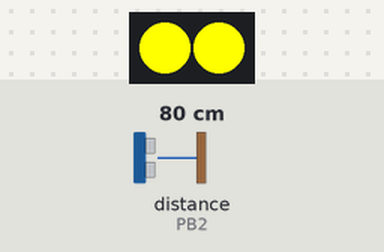
Bench run of a sketch on a simulated ATtiny85, built with avr-gcc and run on an emulated ATtiny85. Shown: 2 RGB LEDs in strip order, left to right. Wiring (inferred from the names in the program): ultrasonic range finder: trigger PB3; echo PB2. The inputs (shaded band) are chosen by the test bench; at power-on: distance to the obstacle (sensor on PB2) 80 cm. The echo pulse lasts 58.3 µs per cm.

Above: at 1.3 s.
1.4 s: distance to the obstacle (sensor on PB2) set to 71 cm
2.9 s: distance to the obstacle (sensor on PB2) set to 65 cm
At 3.4 s:
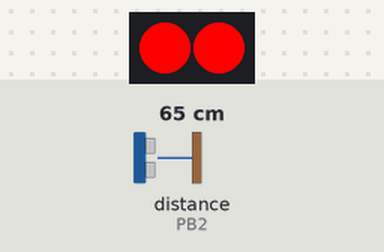
5.9 s: distance to the obstacle (sensor on PB2) set to 120 cm
At 6.5 s:
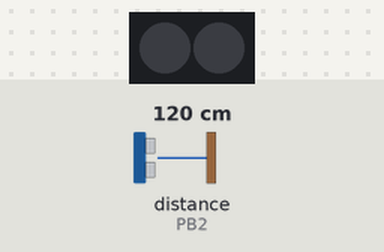
7.5 s: distance to the obstacle (sensor on PB2) set to 97 cm
At 8.5 s:
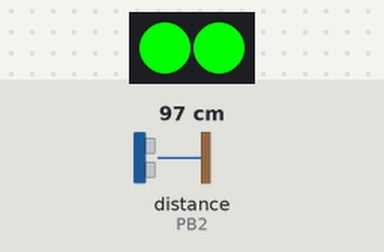
9.0 s: distance to the obstacle (sensor on PB2) set to 2 cm
At 10.2 s:
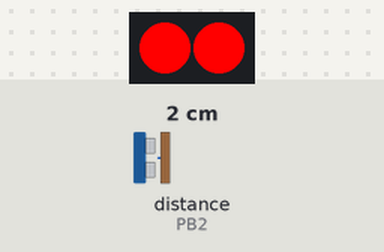
10.6 s: distance to the obstacle (sensor on PB2) set to 250 cm
At 12.0 s:
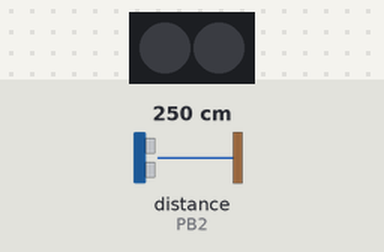
Timing chart, 0 to 13.1 s (numbered marks = the images above; inputs shaded):
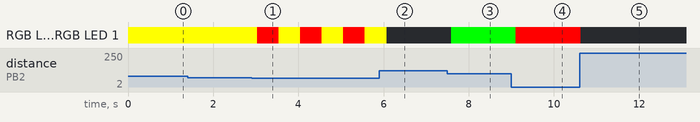

The sketch:

UltraSonic.ino
```cpp
#include <Adafruit_NeoPixel.h>
#define PIN 1
#define TRIG 3
#define ECHO 2
#define NUMPIXELS 2
#define MILLISBEFORESLEEP 10000

Adafruit_NeoPixel pixels = Adafruit_NeoPixel(NUMPIXELS, PIN, NEO_GRB + NEO_KHZ800);
uint8_t sensorState = 0;  //0=Sleep, No object, 1= Object in sensing range, 2= Object at desired distance, 3=Sleep, object at desired range
uint32_t timeToSleep = 0;
void setup()
{
	//Set Pins 0 and 1 as outputs.
	//Some Digisparks have a built-in LED on pin 0, while some have it on
	//pin 1. This way, we can all Digisparks.
  pinMode(ECHO, INPUT);
  pinMode(TRIG, OUTPUT);
  pixels.begin();


}
void loop()
{
  float duration, distance;
  static int cycle=0;
  int ii=0;
  uint32_t cycleMillis = millis();
  uint8_t colorToShow[3] = {0,0,0};
  cycle=!cycle;
  digitalWrite(TRIG, LOW);
  delayMicroseconds(2);
  digitalWrite(TRIG, HIGH);
  delayMicroseconds(10);
  digitalWrite(TRIG, LOW);

  duration = pulseIn(ECHO, HIGH);
  distance = (duration*.0343)/2;
	//Set the LED pins to HIGH. This gives power to the LED and turns it on
  for(int i=0;i<NUMPIXELS;i++){
    if(distance>100){
      colorToShow[0] = 0;
      colorToShow[1] = 0;
      colorToShow[2] = 0;
    }
    else if(distance>80){
      timeToSleep = cycleMillis + MILLISBEFORESLEEP;
      colorToShow[0] = 0;
      colorToShow[1] = 0xFF;
      colorToShow[2] = 0;
    }
    else if(distance>65){
      timeToSleep = cycleMillis + MILLISBEFORESLEEP;
      colorToShow[0] = 0xFF;
      colorToShow[1] = 0xFF;
      colorToShow[2] = 0;
    }else{
      colorToShow[0] = 0xFF;
      colorToShow[1] = 0;
      colorToShow[2] = 0;
    }
  }
  if(cycleMillis>timeToSleep){
      colorToShow[0] = 0;
      colorToShow[1] = 0;
      colorToShow[2] = 0;
  }

  for(int i=0;i<NUMPIXELS;i++){
    pixels.setPixelColor(i,colorToShow[0],colorToShow[1],colorToShow[2]);
  }
  //DigiKeyboard.println(distance);
	//Wait for a second
  pixels.show();
	delay(500);
}
```

Measured:
- the behaviour switches between 66 and 65 cm on distance to the obstacle (sensor on PB2) (found by bisection; images 0 and 1)
- after the input at 1.4 s, every drawn part: stays the same
- after the input at 2.9 s, RGB LED 0, RGB LED 1: alternates RGB(255, 255, 0) for 0.50 s and RGB(255, 0, 0) for 0.50 s, starting after 0.14 s
- after the input at 7.5 s, RGB LED 0, RGB LED 1: off → RGB(0, 255, 0) after 0.09 s
- after the input at 9.0 s, RGB LED 0, RGB LED 1: RGB(0, 255, 0) → RGB(255, 0, 0) after 0.11 s
- after the input at 10.6 s, RGB LED 0, RGB LED 1: RGB(255, 0, 0) → off at once
